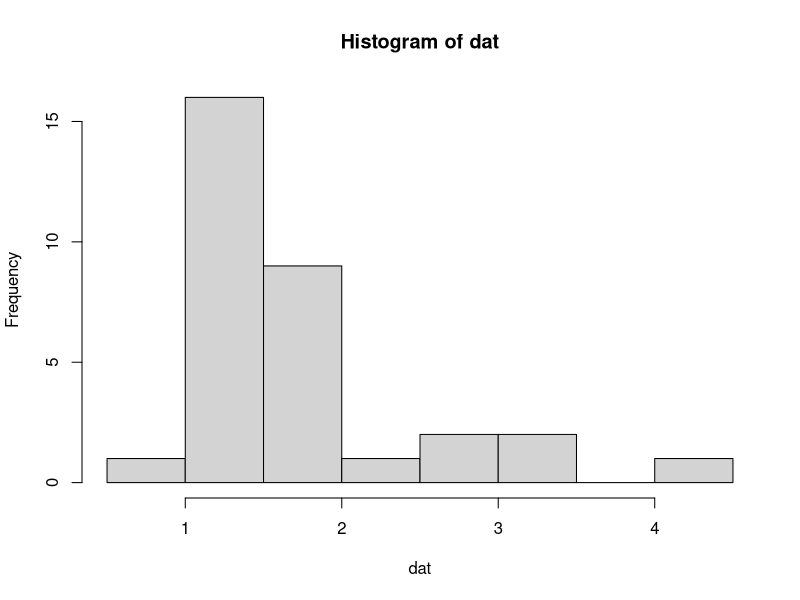
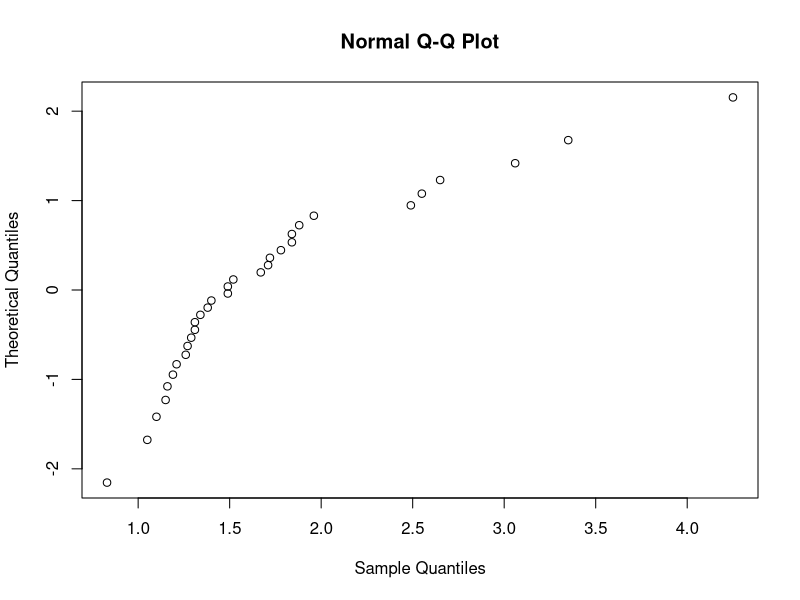
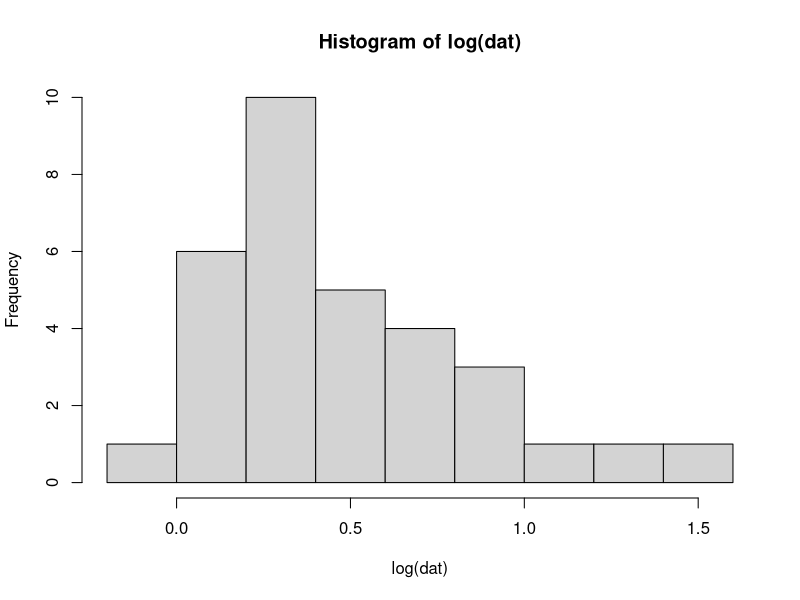

These charts were generated, in order, by the following R code:
## EXAMPLE 13.1

dat <- c(1.34, 1.96, 2.49, 1.27, 1.19, 1.15, 1.29, 1.05, 1.10, 1.21, 1.31, 1.26, 
         1.38, 1.49, 1.84, 1.84, 3.06, 2.65, 4.25, 3.35, 2.55, 1.72, 1.52, 1.49, 
         1.67, 1.78, 1.71, 1.88, 0.83, 1.16, 1.31, 1.40)

hist(dat)
qqnorm(dat, datax = TRUE)
hist(log(dat), breaks = 6)
